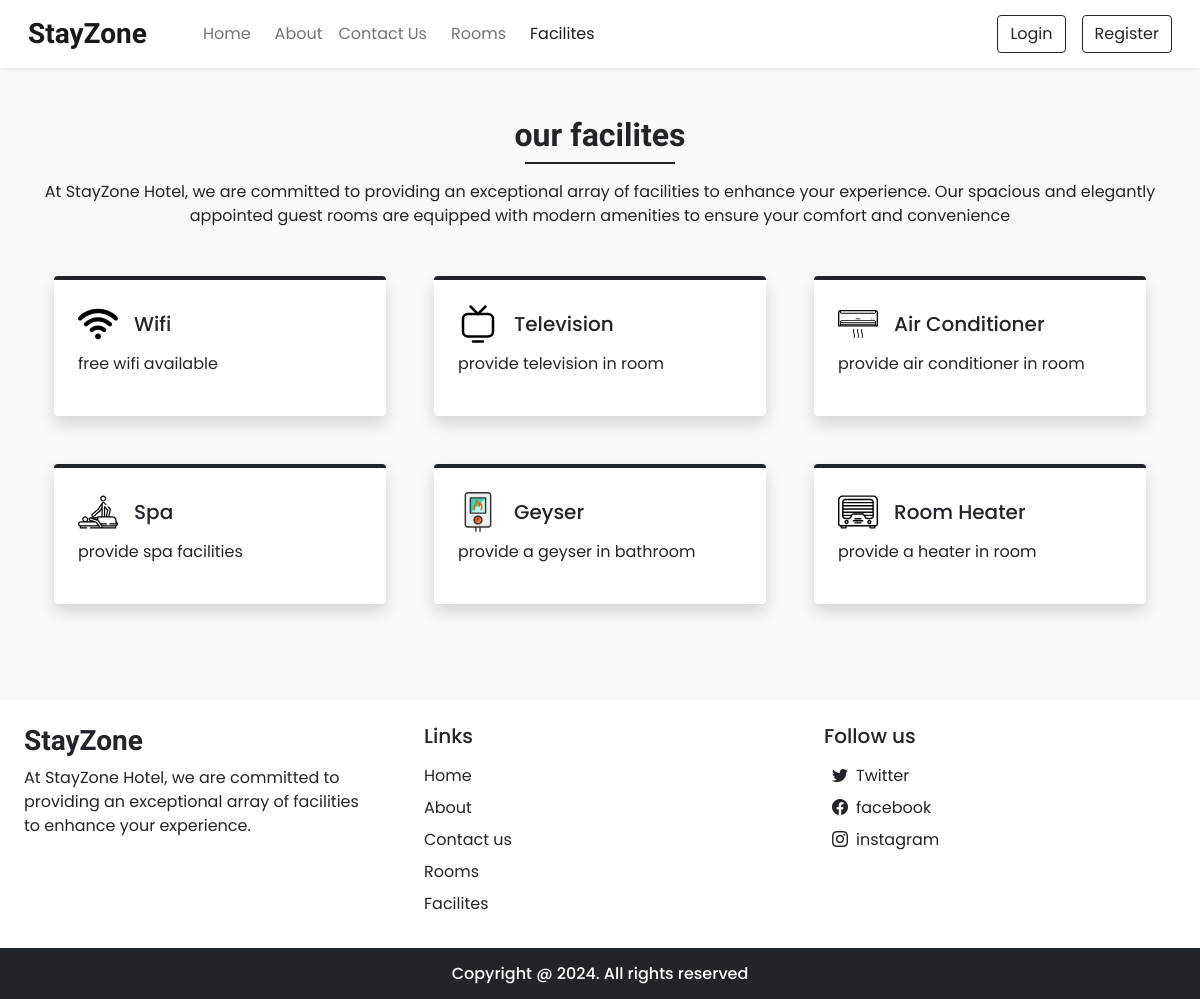
/facilites.php, run on the app's committed database.
### tables this page shows
CREATE TABLE `settings` (
  `sr_no` int(11) NOT NULL,
  `site_title` varchar(50) NOT NULL,
  `site_about` varchar(250) NOT NULL,
  `shutdown` tinyint(1) NOT NULL
);

CREATE TABLE `facilities` (
  `id` int(11) NOT NULL,
  `icon` varchar(100) NOT NULL,
  `name` varchar(50) NOT NULL,
  `description` varchar(250) NOT NULL
);

### admin/inc/db_config.php (called while the page is built, shortened)
<?php
function selectAll($table)
{
    $con = $GLOBALS['con'];
    $res = mysqli_query($con, "SELECT * FROM $table");
    return $res;
}
function select($sql, $value, $datatype)
{
    $con = $GLOBALS['con'];
    if ($stmt = mysqli_prepare($con, $sql)) {
        mysqli_stmt_bind_param($stmt, $datatype, ...$value);
        if (mysqli_stmt_execute($stmt)) {
            $res = mysqli_stmt_get_result($stmt);
            return $res;
        } else {
            mysqli_stmt_close($stmt);
            die("Query cannot be executed - Select");
        }
    } else {
        die("Query cannot be prepared - Select");
    }
}
?>

### facilites.php (the view, shortened to what this page needs)
<!DOCTYPE html>
<html lang="en">
<head>
<?php require('inc/links.php'); ?>
</head>
 <body class="bg-light">
  <?php  require('inc/header.php'); ?>
  <div class="my-5 px-4">
    <h2 class="fw-bold h-font text-center"> our facilites</h2>
    <div class="h-line bg-dark"></div>
      <p class="text-center mt-3">
      At StayZone Hotel, we are committed to providing an exceptional array of facilities to enhance your experience. Our spacious and elegantly appointed guest rooms are equipped with modern amenities to ensure your comfort and convenience
</p>
  </div>
    <div class="container">
      <div class="row">
    <?php
      $res = selectAll('facilities');
      $path = FACILITIES_IMG_PATH;
       while($row = mysqli_fetch_assoc($res)){
        echo<<<data
          <div class="col-lg-4 col-md-6 mb-5 px-4">
              <div class="bg-white rounded shadow p-4 border-top border-4 border-dark pop">
              <div class="d-flex align-items-center mb-2">
            <img src="$path$row[icon]" width="40px">
          <h5 class="m-0 ms-3">
            $row[name]
          </h5>
          </div>
          <p> $row[description] </p>
          </div>
            </div>
        data;
      }
      ?>
 </div>
  </div>
<?php require('inc/footer.php');?>
</body>
</html>

### inc/header.php (shortened to what this page needs)
<nav id="nav-bar" class="navbar navbar-expand-lg navbar-light bg-white px-lg-3 py-lg-2 shadow-sm sticky-top">
    <div class="container-fluid">
        <a class="navbar-brand me-5 fw-bold fs-3 h-font" href="index.php"> <?php echo $settings_r['site_title'] ?> </a>
        <div class="collapse navbar-collapse" id="navbarSupportedContent">
            <ul class="navbar-nav me-auto mb-2 mb-lg-0">
                <li class="nav-item">
                    <a class="nav-link  me-2" href="index.php">Home</a>
                </li>
                <li class="nav-item">
                    <a class="nav-link" href="about.php">About</a>
                </li>
                <li class="nav-item">
                    <a class="nav-link me-2" href="contact.php">Contact Us</a>
                </li>
                <li class="nav-item">
                    <a class="nav-link me-2" href="rooms.php">Rooms</a>
                </li>
                <li class="nav-item">
                    <a class="nav-link me-2" href="facilites.php">Facilites</a>
                </li>
            </ul>
            <div class="d-flex">
                <?php
                    if(isset($_SESSION['login']) && $_SESSION['login'] == true){
                       $path = USERS_IMG_PATH;
                        echo<<<data
                        <div class="btn-group">
                                <button type="button" class="btn btn-outline-dark shadow-none dropdown-toggle" data-bs-toggle="dropdown" data-bs-display="static" aria-expanded="false">
                                <img src="$path$_SESSION[uPic]"  style="width: 25px; height : 25px;" class="me-1">
                                $_SESSION[uName]
                                </button>
                                <ul class="dropdown-menu dropdown-menu-lg-end">
                                    <li><a class="dropdown-item" href="profile.php">Profile</a></li>
                                    <li><a class="dropdown-item" href="bookings.php">Bookings</a></li>
                                    <li><a class="dropdown-item" href="logout.php">Logout</a></li>
                                </ul>
                                </div>
                        data;
                    }
                    else{
                        echo<<<data
                        <button type="button" class="btn btn-outline-dark shadow-none me-lg-3 me-2" data-bs-toggle="modal" data-bs-target="#loginModal">
                            Login
                        </button>
                        <button type="button" class="btn btn-outline-dark shadow-none " data-bs-toggle="modal" data-bs-target="#registerModal">
                            Register
                        </button>
                        data;
                    }
                ?>
            </div>
        </div>
    </div>
</nav>

### inc/footer.php (shortened to what this page needs)
<div class="container-fluid bg-white mt-5">
  <div class="row">
    <div class="col-lg-4 p-4">
      <h3 class="h-font fw-bold fs-3 mb-2"> <?php echo $settings_r['site_title'] ?></h3>
      <p>
        <?php echo $settings_r['site_about'] ?>
      </p>
    </div>
    <div class="col-lg-4 p-4">
      <h5 class="mb-3"> Links</h5>
      <a href="index.php" class="d-inline-block mb-2 text-dark text-decoration-none">Home</a><br>
      <a href="about.php" class="d-inline-block mb-2 text-dark text-decoration-none">About </a><br>
      <a href="contact.php" class="d-inline-block mb-2 text-dark text-decoration-none">Contact us</a><br>
      <a href="rooms.php" class="d-inline-block mb-2 text-dark text-decoration-none">Rooms</a><br>
      <a href="facilites.php" class="d-inline-block mb-2 text-dark text-decoration-none">Facilites</a><br>
    </div>
    <div class="col-lg-4 p-4">
      <h5 class="mb-3">
        Follow us
      </h5>
      <?php
      if ($contact_r['tw'] != '') {
        echo <<<data
                <a href="$contact_r[tw]" class="d-inline-block mb-2 text-dark text-decoration-none">
                 <i class="bi bi-twitter mb-2 p-2" ></i>Twitter
                 </a><br>
        data;
      }
      ?>
      <a href="<?php echo $contact_r['fb'] ?>" class="d-inline-block mb-2 text-dark text-decoration-none "> <i class="bi bi-facebook mb-2 p-2"></i>facebook</a><br>
      <a href="<?php echo $contact_r['insta'] ?>" class="d-inline-block mb-2 text-dark text-decoration-none "> <i class="bi bi-instagram mb-2 p-2 "></i>instagram</a><br>
    </div>
  </div>
</div>
<h6 class="text-center bg-dark text-white p-3 m-0">Copyright @ 2024. All rights reserved
</h6>

### css/common.css (style rules this page uses)
:root { --teal: #7fffd4; --teal_hover: #279e8c; }
* { font-family: 'Poppins', sans-serif; }
.h-font { font-family: 'Merienda', cursive; }
.h-line { width: 150px; margin: 0 auto; height: 1.7px; }

### data on the page
settings: site_title "StayZone", site_about "At StayZone Hotel, we are committed to providing an exceptional array of facilities to enhance your experience."
facilities: icon (picture), name "Wifi", description "free wifi available"
facilities: icon (picture), name "Television", description "provide television in room"
facilities: icon (picture), name "Air Conditioner", description "provide air conditioner in room"
facilities: icon (picture), name "Spa", description "provide spa facilities"
facilities: icon (picture), name "Geyser", description "provide a geyser in bathroom"
facilities: icon (picture), name "Room Heater", description "provide a heater in room"
